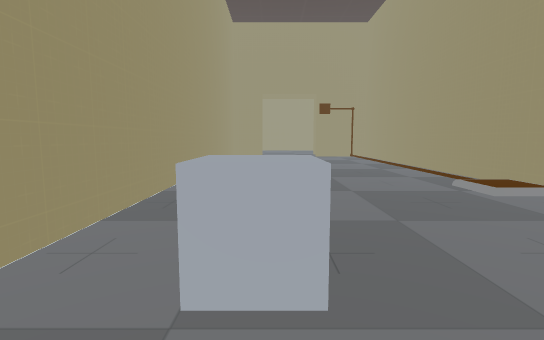
view 1 (above)

20 first-person views from a walk through a 3-D level made in the Unity game engine. The camera is 1.2 m above the floor, tilts 6° down and sees 85° across. The floor is counted in squares, 1 m on a side. Each view is taken from the middle of a square. On the plan, view 1 faces up. The plan holds only what a view shows up to about 13 squares ahead; the rest is blank. The place goes on beyond the plan. The player character is not drawn. Door leaves are left out, so doorways stand open.

view 2
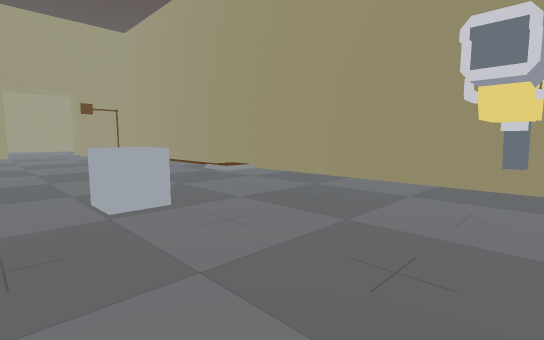

view 3
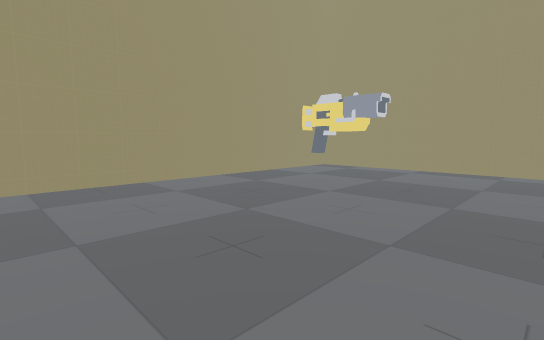

view 4
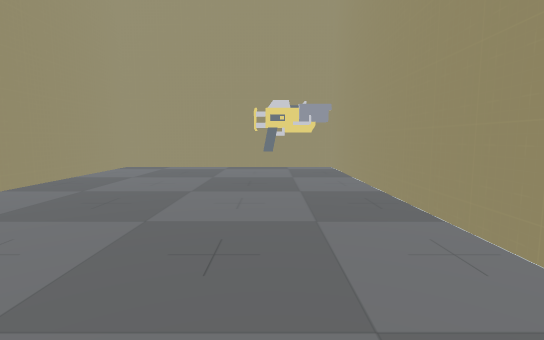

view 5
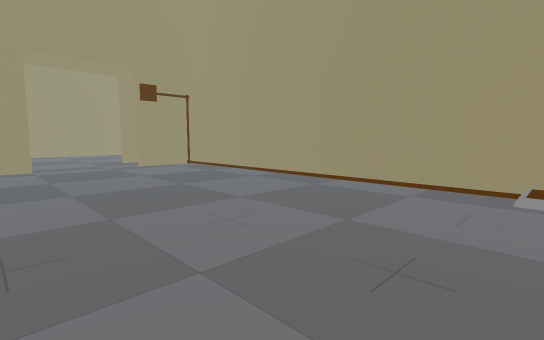

view 6
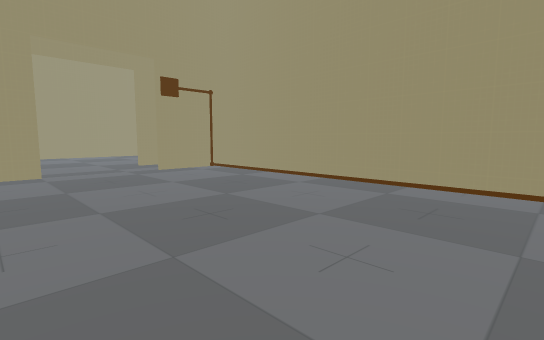

view 7
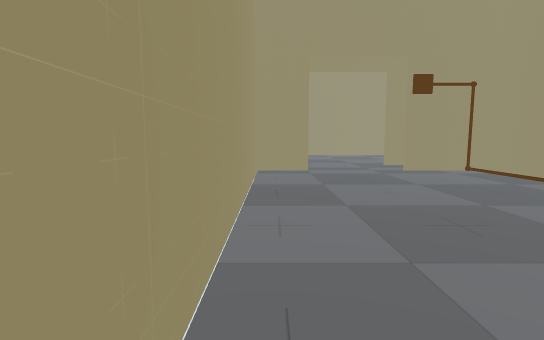

view 8
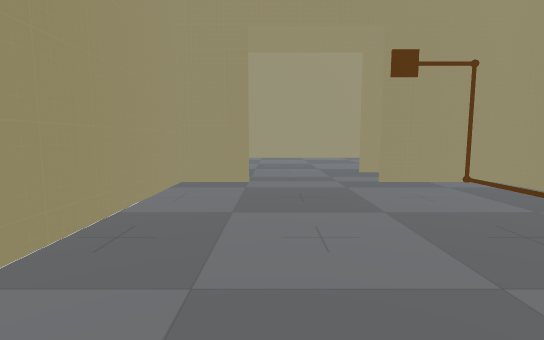

view 9
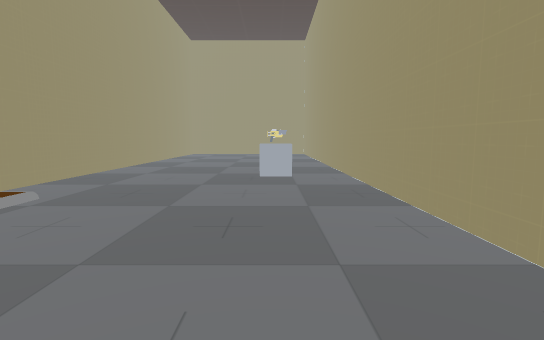

view 10
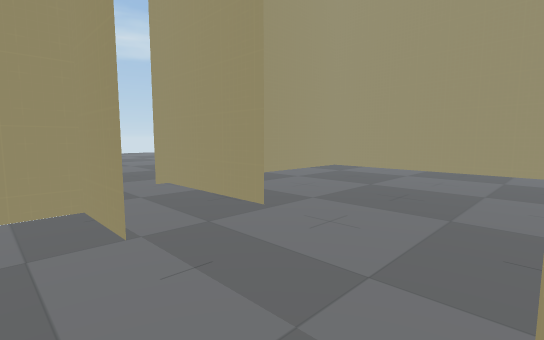

view 11
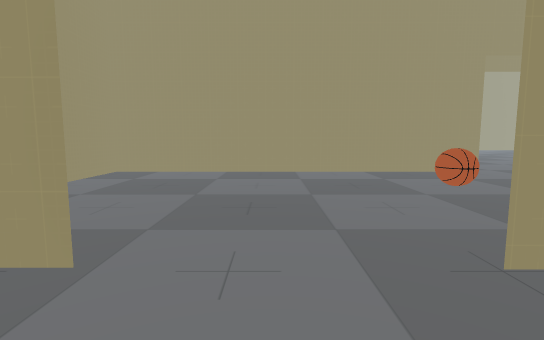

view 12
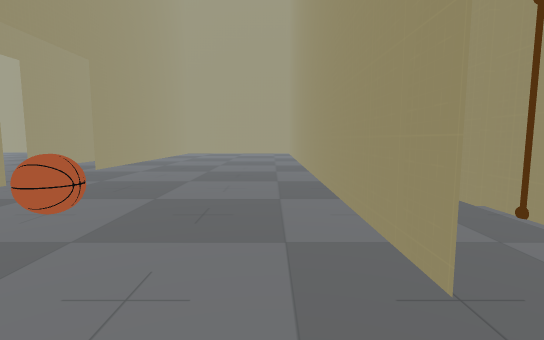

view 13
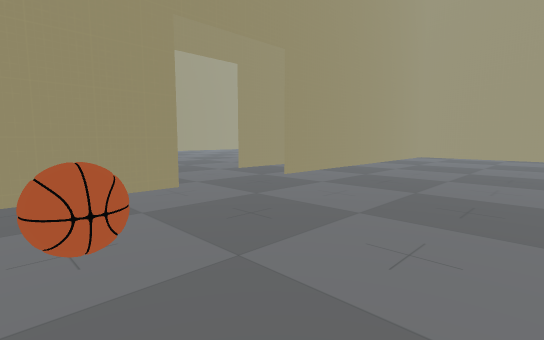

view 14
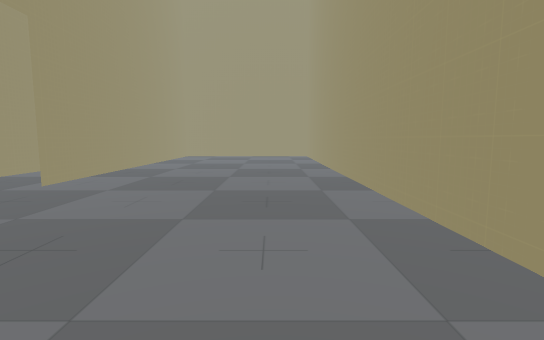

view 15
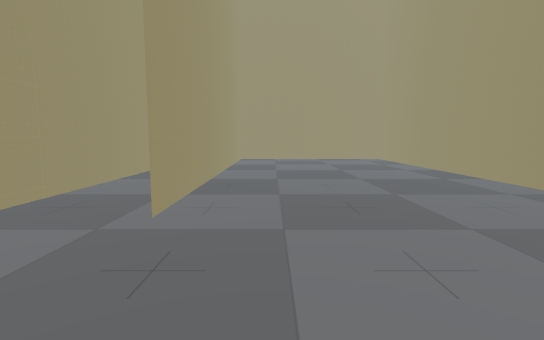

view 16
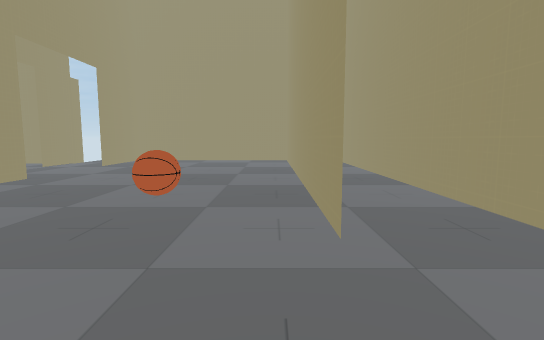

view 17
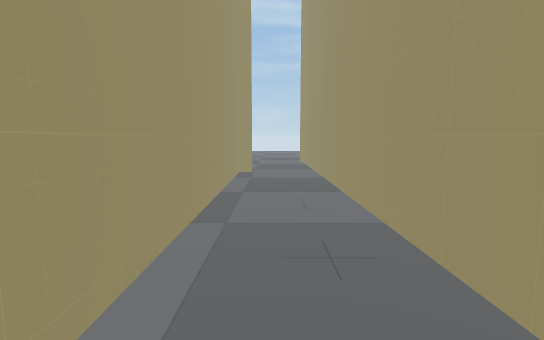

view 18
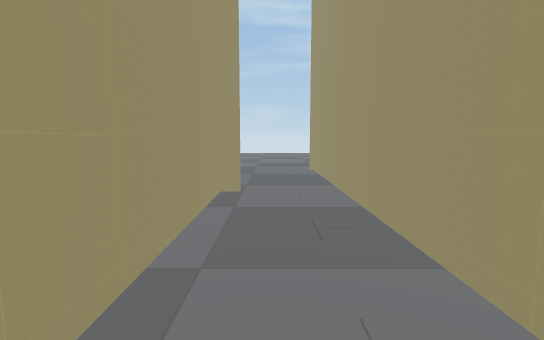

view 19
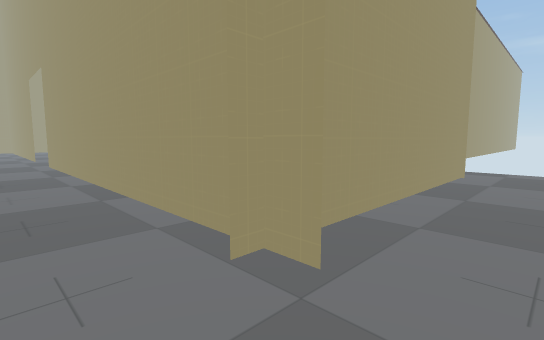

view 20
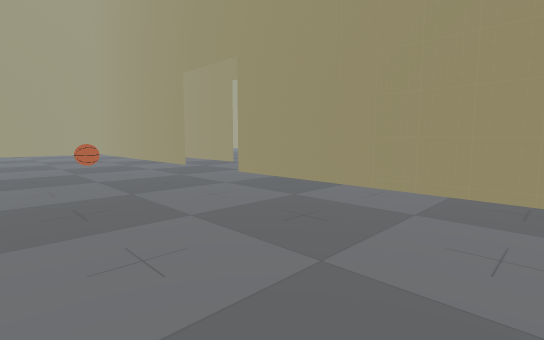

### Floor plan
Points are (right, up) in squares from view 1. A wall is a line through its corners. A room is listed if a view was taken in it or the views show most of it. See-through windows are left out.
Room 1 (views 1, 2, 3, 4, 5, 6, 7, 8, 9, 10, 11)
walls: (-0.5, 20.2) (-2.5, 20.2) (-2.5, -11.7) (6.2, -11.7) (6.2, 20.2) (2.9, 20.2)
ways out: open door at (1.5, 21.5) to room 2
objects: other object (-1, -3) to (0, -3); cube (0, 2) to (0, 3)
Room 2 (views 12, 13, 14, 15, 16, 20)
walls: (8.6, 30.8) (-4.8, 30.8); (3.1, 22.6) (21.1, 22.6); (-4.7, 31.4) (-4.7, 26.2); (21.1, 30.8) (12.4, 30.8)
ways out: open door at (1.5, 21.5) to room 1; open door at (10.5, 32)
objects: other object (5, 27) to (6, 28)
Room 3 (views 17, 18, 19)
walls: (-5.5, 30.8) (8.6, 30.8); (-0.8, 22.6) (-4.7, 22.6) (-4.7, 22.2); (-4.7, 22.6) (-4.7, 31.4); (8.2, 33.6) (-7.5, 33.6); (-1.1, 20.2) (-0.6, 20.2)

Positions as (right, up) in squares from view 1, and headings:
1: (0, 0), facing up
2: (-2, -3), facing up-right
3: (-2, 0), facing down-right
4: (0, 1), facing down
5: (-2, 7), facing up-right
6: (-2, 9), facing up-right
7: (-2, 9), facing up
8: (0, 12), facing up
9: (0, 12), facing down
10: (3, 19), facing up-left
11: (1, 20), facing up
12: (1, 24), facing right
13: (5, 24), facing up-right
14: (5, 25), facing right
15: (8, 29), facing right
16: (12, 30), facing left
17: (6, 32), facing left
18: (2, 32), facing left
19: (-7, 33), facing down-right
20: (21, 24), facing up-left
